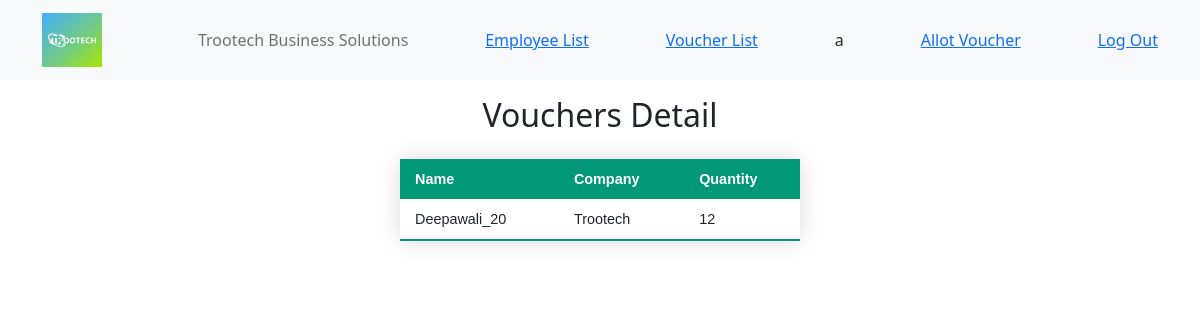
The page /voucherlist/1/ (signed in) on the database as committed earlier.
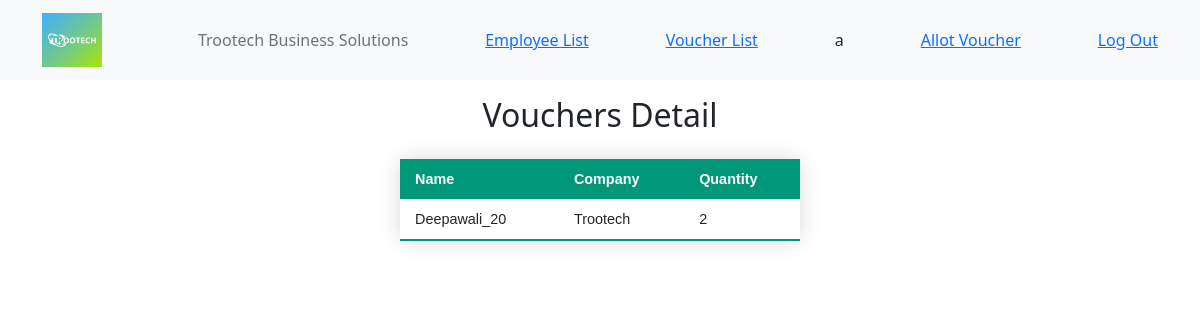
The same page on the database as committed later.
### appvoucher/models.py (models this page shows, shortened)
class Voucher(models.Model):
    name = models.CharField(max_length=40, default='DEFAULT VALUE')
    company = models.ForeignKey(Company, on_delete=models.CASCADE)
    quantity = models.IntegerField()

class Company(models.Model):
    name = models.CharField(max_length=25)
    def __str__(self):
        return self.name

### appvoucher/views.py (the view)
# urls.py: path('voucherlist/<int:pk>/', views.Voucher_Detail.as_view(), name='voucher'),
class Voucher_Detail(LoginRequiredMixin, DetailView):
    login_url = '/login/'
    model = Voucher

### appvoucher/templates/appvoucher/voucher_detail.html (shortened to what this page needs)
{%  extends 'appvoucher/base.html' %}
{% block body %}
<h2 align="center">Vouchers Detail</h2>
<table class="styled-table">
    <thead>
    <tr>
        <th>Name</th>
        <th>Company</th>
        <th>Quantity</th>
    </tr>
    </thead>
    <tbody>
    <tr>
    <td>{{ object.name }}</td>
    <td>{{ object.company }}</td>
    <td>{{ object.quantity }}</td>
    </tr>
    </tbody>
</table>
{% endblock %}

Rows that differ between the two databases and show on the page:
changed Voucher "Deepawali_20": quantity "12" → "2"
